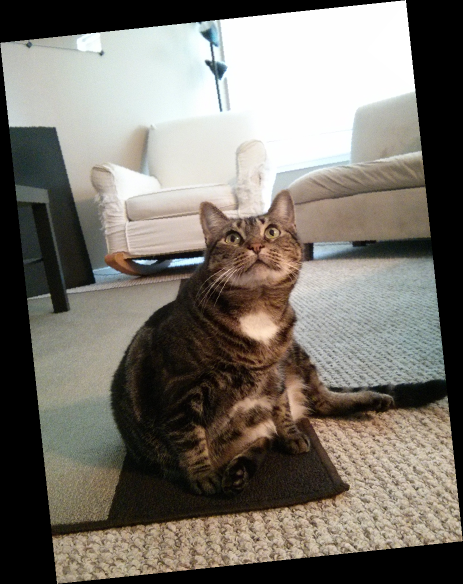
#> input picture rotated6_expanded.png, 926 x 1168 px, given in place of 480px-Facebook_f_logo_(2021).svg.png, which was not available (shown at 1/2 size)
$ python urlAdder.py
#> lines starting #> are read from the running program, lines starting #| are printed output that depends on the picture
#! python3
# Adds text or a website URL to images.

import os
from PIL import Image

logofile = Image.open('480px-Facebook_f_logo_(2021).svg.png')
#> logofile is the input picture: PIL image 926x1168 RGB; mean R, G, B 120.6, 115.8, 107.6
logofile = logofile.resize((50, 50))
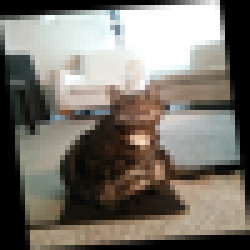
#> logofile: PIL image 50x50 RGB (shown 5 times larger); mean R, G, B 120.9, 116.1, 107.9
logoWidth, logoHeight = logofile.size
#> logoWidth = 50; logoHeight = 50
for file in os.listdir('.'):
    if file.endswith('.png') or file.endswith('.jpg') and not file.endswith('480px-Facebook_f_logo_(2021).svg.png'):
        im = Image.open(file)
        imWidth, imHeight = im.size
        print('adding logo to %s' % file)
        im.paste(logofile, (imWidth - logoWidth, imHeight - logoHeight), logofile)
        im.save(os.path.join('facebookLogoAdded', file))
    else:
        continue

$ run again, on imgur/dogImage3.jpg
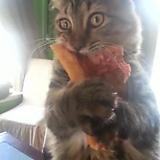
#> input picture imgur/dogImage3.jpg, 160 x 160 px, given in place of 480px-Facebook_f_logo_(2021).svg.png, which was not available
#> logofile is the input picture: PIL image 160x160 RGB; mean R, G, B 144, 134.9, 129.3
#> `logofile = logofile.resize((50, 50))`:
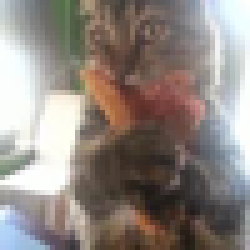
#> logofile: PIL image 50x50 RGB (shown 5 times larger); mean R, G, B 144, 134.8, 129.3
